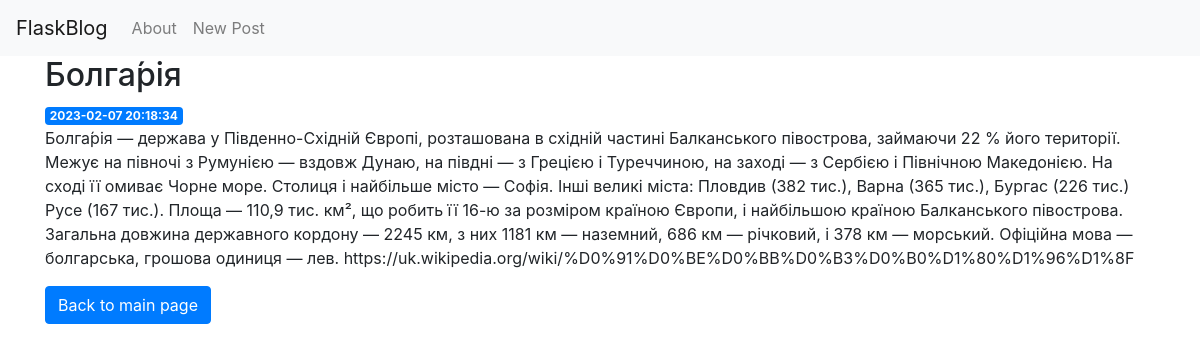
/2, run on the app's committed database.
### tables this page shows
CREATE TABLE posts (
    id INTEGER PRIMARY KEY AUTOINCREMENT,
    created TIMESTAMP NOT NULL DEFAULT CURRENT_TIMESTAMP,
    title TEXT NOT NULL,
    content TEXT NOT NULL
);

### app.py (the view)
@app.route('/<int:post_id>')
def post(post_id):
    post = get_post(post_id)
    return render_template('post.html', post=post)

### app.py (called while the page is built)
def get_db_connection():
    conn = sqlite3.connect('database.db')
    conn.row_factory = sqlite3.Row
    return conn

def get_post(post_id):
    conn = get_db_connection()
    post = conn.execute('SELECT * FROM posts WHERE id = ?',
                        (post_id,)).fetchone()
    conn.close()
    if post is None:
        abort(404)
    return post

### templates/post.html
{% extends 'base.html' %}
{% block content %}
    <h2>{% block title %} {{ post['title'] }} {% endblock %}</h2>
    <span class="badge badge-primary">{{ post['created'] }}</span>
    <p>{{ post['content'] }}</p>
    <a class="btn btn-primary" href="{{url_for('index')}}" role="button">Back to main page</a>
{% endblock %}

### data on the page
posts: title "Болга́рія", created "2023-02-07 20:18:34", content "Болга́рія — держава у Південно-Східній Європі, розташована в східній частині Балканського півострова, займаючи 22 % його території. Межує на півночі з Румунією — вздовж Дунаю, на півдні — з Грецією і Туреччиною, на заході — з Сербією і Північною Македонією. На сході її омиває Чорне море. Столиця і найбільше місто — Софія. Інші великі міста: Пловдив (382 тис.), Варна (365 тис.), Бургас (226 тис.) Русе (167 тис.). Площа — 110,9 тис. км², що робить її 16-ю за розміром країною Європи, і найбільшою країною Балканського півострова. Загальна довжина державного кордону — 2245 км, з них 1181 км — наземний, 686 км — річковий, і 378 км — морський. Офіційна мова — болгарська, грошова одиниця — лев.…"
